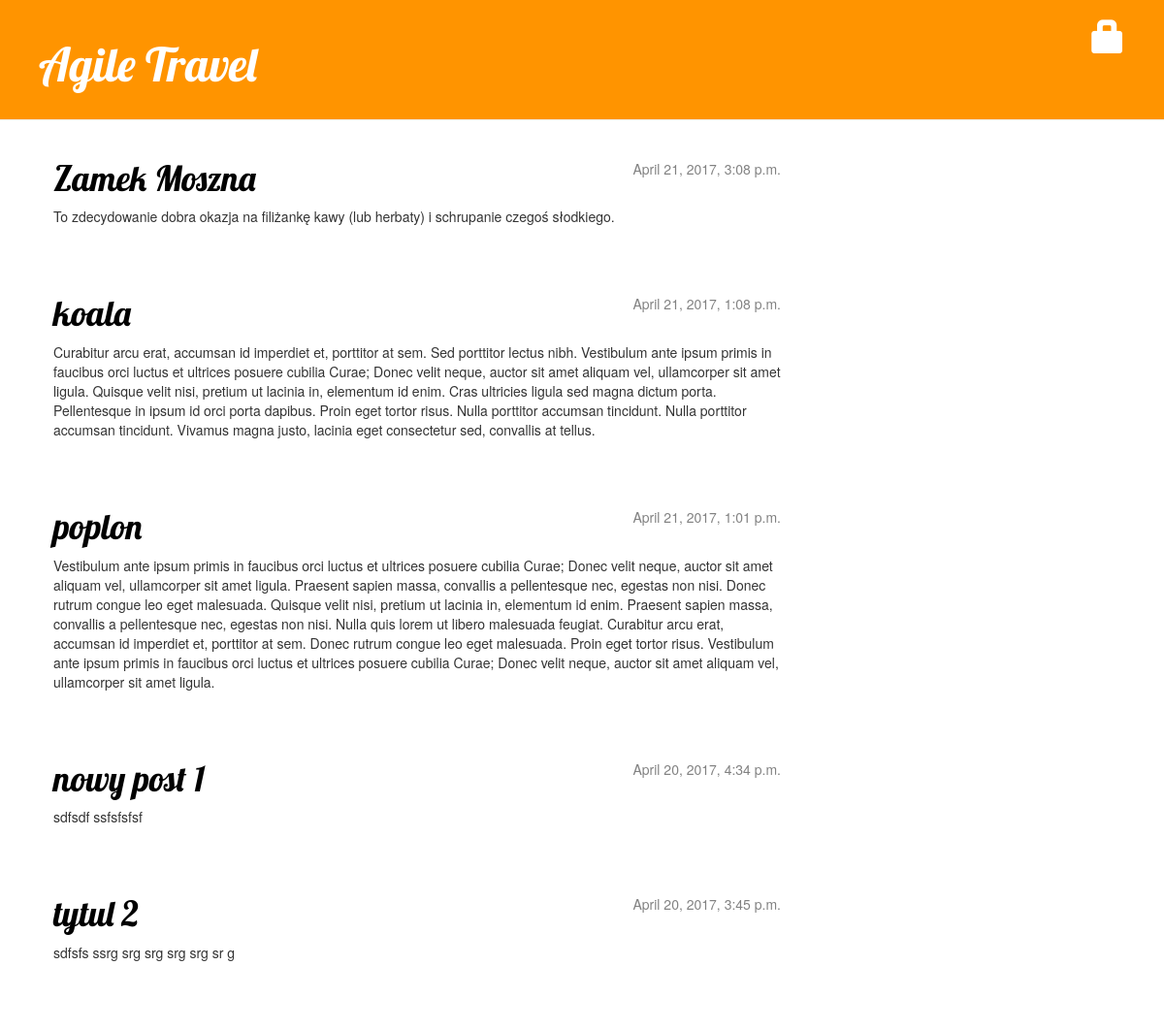
The page / on the database its author committed.
### blog/models.py (models this page shows, shortened)
class Post(models.Model):
    author = models.ForeignKey('auth.User')
    title = models.CharField(max_length=200)
    text = models.TextField()
    created_date = models.DateTimeField(
        default=timezone.now)
    published_date = models.DateTimeField(
        blank=True, null=True)
    category = models.ForeignKey('Category')

### blog/views.py (the view)
# urls.py: url(r'^$', views.PostListView.as_view(), name='name_post_list'),
class PostListView(ListView):
    model = Post
    context_object_name = 'posts'
    def get_queryset(self):
        q = super(PostListView, self).get_queryset()
        return q.filter(published_date__lte=timezone.now()).order_by(
            '-published_date')

### blog/templates/blog/post_list.html
{% extends 'blog/base.html' %}
{% block content %}
    {% for post in posts %}
        <div class="post">
            <div class="date">
                {{ post.published_date }}
            </div>
            <h1><a href="{% url 'name_post_detail' pk=post.pk %}">{{ post.title }}</a></h1>
            <p>{{ post.text|linebreaksbr }}</p>
        </div>
    {% endfor %}
{% endblock content %}

### blog/templates/blog/base.html (shortened to what this page needs)
{% load staticfiles %}
<html>
    <head>
        <link rel="stylesheet" href="//maxcdn.bootstrapcdn.com/bootstrap/3.2.0/css/bootstrap.min.css">
        <link rel="stylesheet" href="//maxcdn.bootstrapcdn.com/bootstrap/3.2.0/css/bootstrap-theme.min.css">
        <link rel="stylesheet" href="{% static 'css/blog.css' %}">
    </head>
    <body>
<div class="page-header">
    {% if user.is_authenticated %}
        <a href="{% url 'name_post_new' %}" class="top-menu"><span class="glyphicon glyphicon-plus"></span></a>
        <a href="{% url 'name_post_list' %}" class="top-menu"><span class="glyphicon glyphicon-edit"></span></a>
        <p class="top-menu">Hello {{ user.username }} <small>(<a href="{% url 'logout' %}">Log out</a>)</small></p>
    {% else %}
        <a href="{% url 'login' %}" class="top-menu"><span class="glyphicon glyphicon-lock"></span></a>
    {% endif %}
    <h1><a href="/">Agile Travel</a></h1>
</div>
        <div class="content container">
            <div class="row">
                <div class="col-md-8">
                {% block content %}
                {% endblock %}
                </div>
            </div>
        </div>
    </body>
</html>

### static/css/blog.css (style rules this page uses)
.page-header { background-color: #ff9400; margin-top: 0; padding: 20px 20px 20px 40px; }
.page-header h1, .page-header h1 a, .page-header h1 a:visited, .page-header h1 a:active { color: #ffffff; font-size: 36pt; text-decoration: none; }
.content { margin-left: 40px; }
h1, h2, h3, h4 { font-family: 'Lobster', cursive; }
.date { float: right; color: #828282; }
.top-menu, .top-menu:hover, .top-menu:visited { color: #ffffff; float: right; font-size: 26pt; margin-right: 20px; }
.post { margin-bottom: 70px; }
.post h1 a, .post h1 a:visited { color: #000000; }

### rows shown on the page
Post: published_date "April 21, 2017, 3:08 p.m.", title "Zamek Moszna", text "To zdecydowanie dobra okazja na filiżankę kawy (lub herbaty) i schrupanie czegoś słodkiego."
Post: published_date "April 21, 2017, 1:08 p.m.", title "koala", text "Curabitur arcu erat, accumsan id imperdiet et, porttitor at sem. Sed porttitor lectus nibh. Vestibulum ante ipsum primis in faucibus orci luctus et ultrices posuere cubilia Curae; Donec velit neque, auctor sit amet aliquam vel, ullamcorper sit amet ligula. Quisque velit nisi, pretium ut lacinia in, elementum id enim. Cras ultricies ligula sed magna dictum porta. Pellentesque in ipsum id orci porta dapibus. Proin eget tortor risus. Nulla porttitor accumsan tincidunt. Nulla porttitor accumsan tincidunt. Vivamus magna justo, lacinia eget consectetur sed, convallis at tellus."
Post: published_date "April 21, 2017, 1:01 p.m.", title "poplon", text "Vestibulum ante ipsum primis in faucibus orci luctus et ultrices posuere cubilia Curae; Donec velit neque, auctor sit amet aliquam vel, ullamcorper sit amet ligula. Praesent sapien massa, convallis a pellentesque nec, egestas non nisi. Donec rutrum congue leo eget malesuada. Quisque velit nisi, pretium ut lacinia in, elementum id enim. Praesent sapien massa, convallis a pellentesque nec, egestas non nisi. Nulla quis lorem ut libero malesuada feugiat. Curabitur arcu erat, accumsan id imperdiet et, porttitor at sem. Donec rutrum congue leo eget malesuada. Proin eget tortor risus. Vestibulum ante ipsum primis in faucibus orci luctus et ultrices posuere cubilia Curae; Donec velit neque, auctor…"
Post: published_date "April 20, 2017, 4:34 p.m.", title "nowy post 1", text "sdfsdf ssfsfsfsf"
Post: published_date "April 20, 2017, 3:45 p.m.", title "tytul 2", text "sdfsfs ssrg srg srg srg srg sr g"
